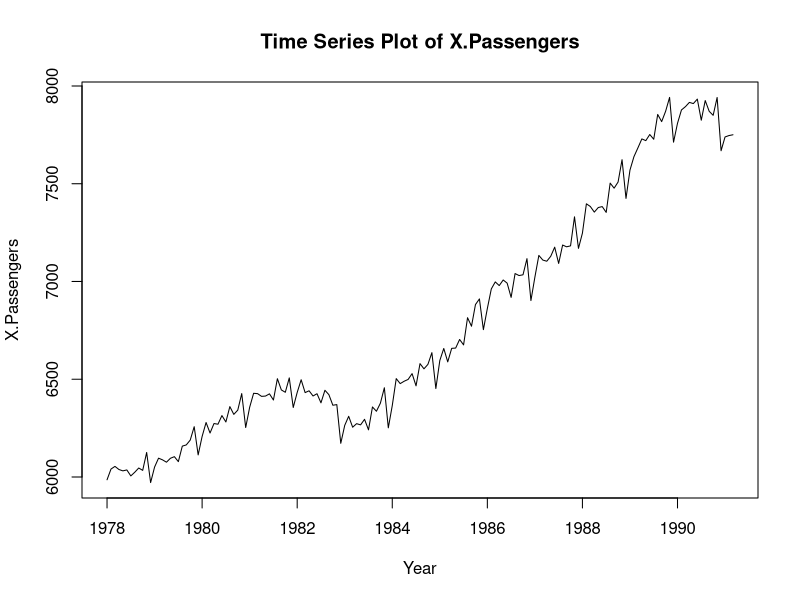
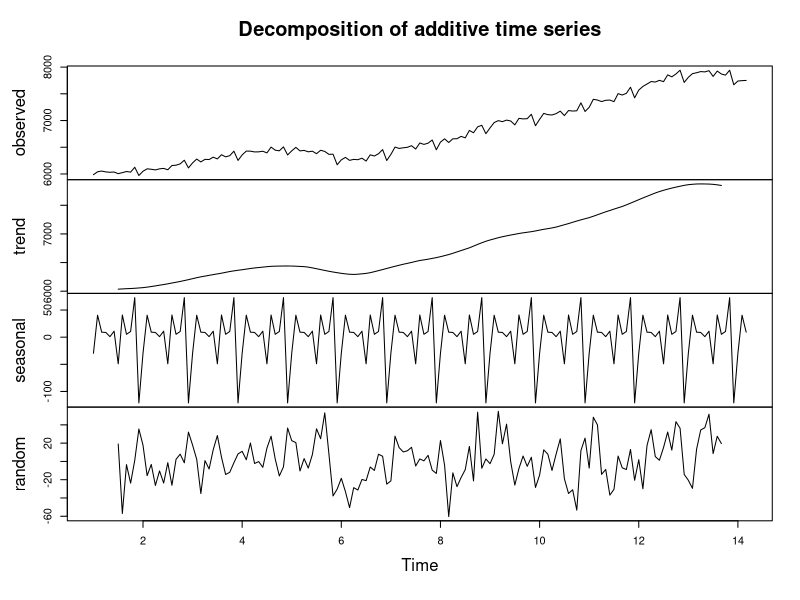
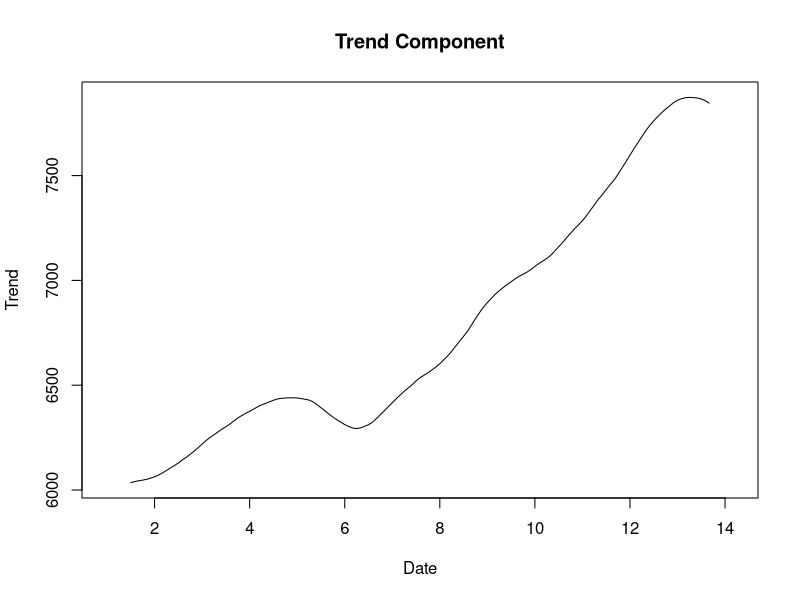
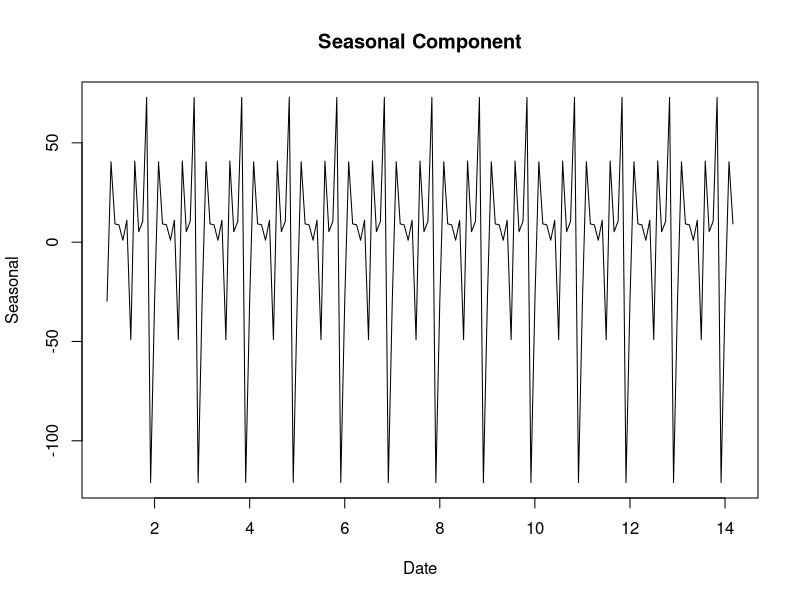
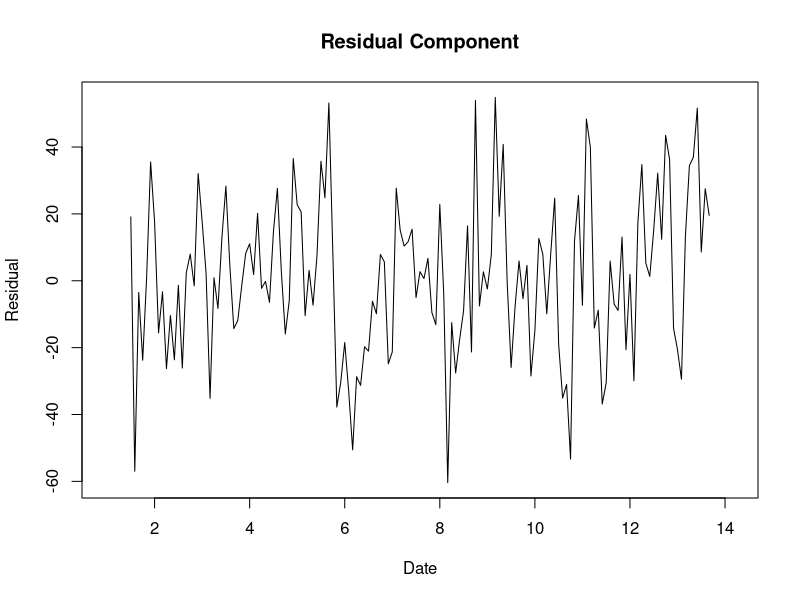
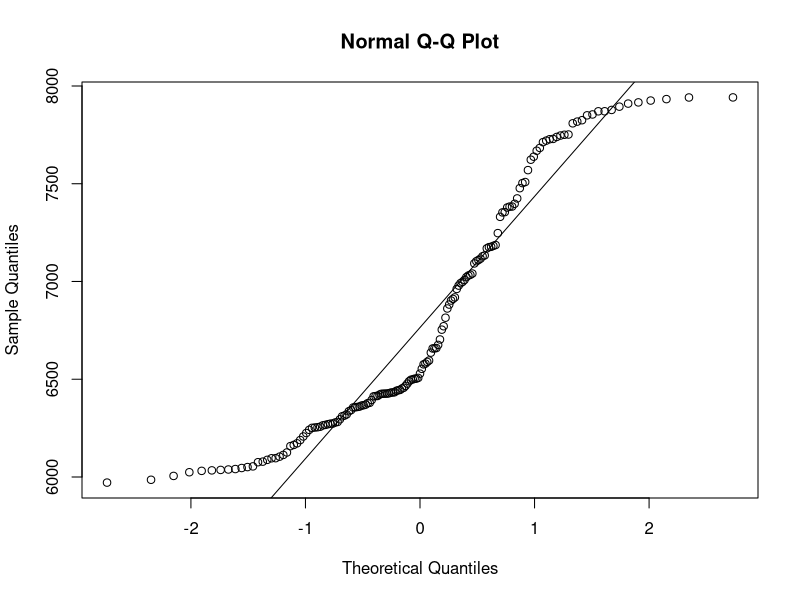
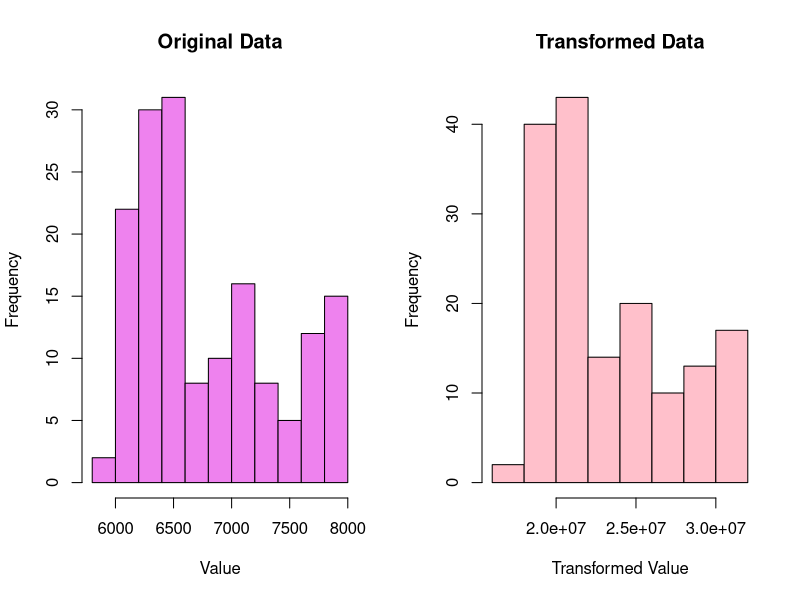
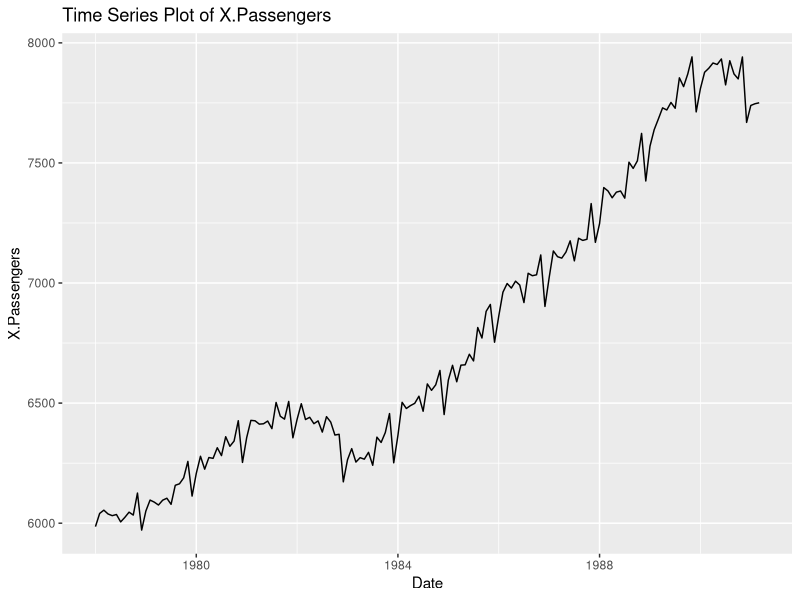

Generate these figures, in order, with R: (Note: this script raises an error after producing the figures.)
#install library
install.packages("ggplot2")
install.packages("lubridate")
install.packages("forecast")
install.packages("ggfortify")
install.packages("tseries")
install.packages("e1071")
install.packages("MASS")
install.packages("lmtest")
install.packages("caTools")

# ------------------------------ Load necessary libraries ----------------------
library(ggplot2)
library(lubridate)
library(forecast)
library(ggfortify)
library(tseries)
library(e1071)
library(MASS)
library(lmtest)
library(caTools)

# ------------------------- Step 0: Import and Split Data ----------------------
## import the data set
data <- read.csv("aus_employment.csv",stringsAsFactors = FALSE)

### Data Understanding ###
ls() # Check my data frame name

str(data) # Check the structure

any(is.na(data)) # Check for missing values

## format the date
data$date <- as.Date(data$date, format = "%m/%d/%Y")

# Create a time series object
data_ts <- ts(data$people_employed, frequency = 12, start = c(1978, 1))

## look the first few rows
head(data_ts)

## Plot Time Series
plot(data_ts, main="Time Series Plot of X.Passengers",xlab="Year", ylab = "X.Passengers")

## Split the data into training and test sets
##### Use the train to do the model then the end use to compare
train <- window(data_ts, start = c(1978, 1), end = c(1988, 12)) # 80% for training
test <- window(data_ts, start = c(1989, 1), end = c(1991, 3)) # 20% for testing

# ------------------------- Step 1 : Visualize the Time Series -------------------------
## Perform seasonal decomposition
ts_data <- ts(data$people_employed, frequency = 12)  # Assuming monthly data (frequency = 12)
decomposition <- decompose(ts_data)
plot(decomposition) # Plot the decomposition components (trend, seasonal, and remainder)

## Visual Inspection of Trend Component
plot(decomposition$trend, main = "Trend Component", xlab = "Date", ylab = "Trend")

## Visual Inspection of Seasonal Component
#### Seasonal from the plot
plot(decomposition$seasonal, main = "Seasonal Component", xlab = "Date", ylab = "Seasonal")

## Visual Inspection of Residual Component
plot(decomposition$random, main = "Residual Component", xlab = "Date", ylab = "Residual")

# ------------------------- Step 2 : Transformations ---------------------------

## CHECK NEED TO DO TRANFORMATION OR NOT  
## check skewness first
skew <- skewness(data$people_employed)
print(skew)

##### Output:  -0.149 indicates that the data is slightly left-skewed. 
##### (-0.149) suggests that the skewness is relatively small, which means the departure from a perfectly symmetric distribution is not severe

## Q-Q plot closely follow the line of equality--> suggests that the dataset is approximately normally distributed
qqnorm(data$people_employed)
qqline(data$people_employed)

## Shapiro-Wilk test --> whether a dataset follows a normal distribution
shapiro.test(data$people_employed)

##### Output: W-statistic is close to 1, which suggests that the data is relatively close to a normal distribution.
##### p-value (p < 0.0001) --> does not follow a normal distribution --> need to do transformation

## DO THE TRANSFORMATION 
original_data <- data$people_employed

## Find the optimal lambda (λ) for Box-Cox transformation
optimal_lambda <- optimize(function(lambda) -sum(log(abs((original_data^lambda - 1) / lambda))), c(-2, 2))$minimum
cat("Optimal lambda (λ) =", optimal_lambda, "\n")

##### Output: Optimal lambda (λ) = 1.99994 

## Transform the data using the optimal lambda
transformed_data <- if (abs(optimal_lambda) > 0.001) {
  (original_data^optimal_lambda - 1) / optimal_lambda
} else {
  log(original_data)
}

## Assign the transformed data back to the dataset
data$people_employed <- transformed_data

## Plot the original and transformed data
par(mfrow = c(1, 2))  # Create a 1x2 grid for side-by-side plots
hist(original_data, main = "Original Data", xlab = "Value", col = "violet")
hist(transformed_data, main = "Transformed Data", xlab = "Transformed Value", col = "pink")
par(mfrow = c(1, 1))  # Reset plotting parameters

ggplot(data = NULL, aes(x = time(data_ts), y = data_ts)) +
  geom_line() +
  labs(x = "Date", y = "X.Passengers") +
  ggtitle("Time Series Plot of X.Passengers")

ggplot(data = NULL, aes(x = time(transformed_data), y = data_ts)) +
  geom_line() +
  labs(x = "Date", y = "X.Passengers") +
  ggtitle("Time Series Plot of X.Passengers")

# ------------------------- Step 3: Check the stationary of series -------------------------
## Examine autocorrelation and partial autocorrelation to identify potential lag values for modeling
acf(data$people_employed, main = "Autocorrelation Function (ACF)", lag.max = 40)
pacf(data$people_employed, main = "Partial Autocorrelation Function (PACF)", lag.max = 40)

## Statistical Tests using adf --> result < 0.05 means stationary
adf.test(data$people_employed)

## examine relationships between values at different time points
lag.plot(data$people_employed, main = "Lag Plot") # using the original data

## Decompose again 
ts_data2 <- ts(data$people_employed, frequency = 12)  # Assuming monthly data (frequency = 12)
decomposition2 <- decompose(ts_data2)
plot(decomposition2) 

checktest <- kpss.test(train, null=c("Level","Trend"))
checktest	 

# Analysis for seasonal - - - - - - - - - - - - - - - - - - - - - - - - - 
summary(decomposition2$seasonal)

## Plot the autocorrelation function (ACF) of the seasonal component
acf(decomposition2$seasonal, main = "ACF of Seasonal Component")

## Plot the partial autocorrelation function (PACF) of the seasonal component
pacf(decomposition2$seasonal, main = "PACF of Seasonal Component")

# Analysis for trend - - - - - - - - - - - - -  - - - - - - - - - - - - 
summary(decomposition2$trend)

## check got missing value or not
any(is.na(decomposition2$trend))

## remove missing value
decomposition2$trend <- na.omit(decomposition2$trend)

## Plot the autocorrelation function- ACF & PACF of the trend component
acf(decomposition2$trend, main = "ACF of Trend Component")
pacf(decomposition2$trend, main = "PACF of Trend Component")

# Analysis for Residual - - - - - - - - - - - - -  - - - - - - - - - - - -
summary(decomposition2$random)

any(is.na(decomposition2$random))
decomposition2$random <- na.omit(decomposition2$random)

## Plot the autocorrelation function- ACF & PACF of the residual component
acf(decomposition2$random, main = "ACF of Residual Component")
pacf(decomposition2$random, main = "PACF of Residual Component")

print(decomposition2)

acf(data$people_employed, main = "Autocorrelation Function (ACF)")
pacf(data$people_employed, main = "Autocorrelation Function (PACF)")

# ------------------------- Step 4 : Find Optimal Parameters -------------------------
## Check the Seasonal then do the First(Seasonal) Differencing
plot(train)
acf(train, lag.max = 40)
pacf(train, lag.max = 40)
checkresiduals(train, lag=24)

adf.test(data_ts)
# use the original data
ndiffs(data_ts)
nsdiffs(data_ts)

#seasonal differencing
z <- ts(diff(data_ts, lag=12))
ts.plot(z, gpars = list(main="First(seasonal) Differences"))
acf(z, main="z", lag.max = 40)
pacf(z, main="z", lag.max = 40)

ndiffs(z)
adf.test(z)

# non seasonal 
z2 <- ts(diff(z))
ts.plot(z2, gpars = list(main="Second(non seasonal) Differences"))
acf(z2, main="z2", lag.max = 40)
pacf(z2, main="z2", lag.max = 40)
ndiffs(z2)
adf.test(z2)


checkresiduals(z, lag=24)


##Guess Arima(p,d,q)(P,D,Q)
##### (p,d,q) --> non seasonal part of model ; d = 0
##### (P,D,Q) --> seasonal part of model ; D = 1
##### p is for AR model --> see PACF; q is for MA model --> see ACF
# lets see the PACF 
# arima(1,0,0)(1, 0, 0)[12]
fit <- arima(x=train, order=c(1,1,0), seasonal = list(order = c(0,1,0), period=12))
fit
summary(fit)

## Diagnostic checking 
## Check Residuals
checkresiduals(fit, lag = 24)

## Identification revisited
# auto arima --> ARIMA(1,1,2)(0,1,1)[12]
fit2<- auto.arima(train, ic="aic", trace = TRUE)
summary(fit2)
auto.arima(train, ic="aic", trace=TRUE)
checkresiduals(fit2, lag=24)

accuracy(fit)
accuracy(fit2)		 


coeftest(fit2)

## Generate forecasts for the next 108 months
forecast_values <- forecast(fit2, h = 84)
print(forecast_values)


## plot the graph out
pdf("larger_plot.pdf", width = 10, height = 6)
plot(forecast_values, main = "ARIMA Forecast", xlab = "Date", ylab = "IPG3113N")
dev.off()

## Holt-Winter Model
## Additive Holt-winters Method 
# Fit the additive Holt-Winters model to the training data
additive_model <- hw(train, seasonal = "additive")

# Forecast the time series for the testing period
additive_forecast <- predict(additive_model, 3)

# Print the forecast
print(additive_forecast)

## Multiplicative Holt-Winters Method
# Fit the multiplicative Holt-Winters model to the training data
multiplicative_model <- hw(train, seasonal = "multiplicative")

# Forecast the time series for the testing period
multiplicative_forecast <- predict(multiplicative_model, 12)

# Print the forecast
print(multiplicative_forecast)

##### Holt-Winters exponential smoothing with trend and multiplicative seasonal component.


#ets
fit4 <- ets(train)
fit4
summary(fit4)
autoplot(fit4)
coef(fit4)
accuracy(fit4)
cbind('Residuals' = residuals(fit4),
      'Forecast errors' = residuals(fit4,type='response')) %>%
  autoplot(facet=TRUE) + xlab("Year") + ylab("")

forecast_values2 <- forecast(fit4, h = 84)
print(forecast_values2)
plot(forecast_values2)

# ------------------------- Step 5 : Diagnostic Checking (Randomness) -------------------------
## Check the Holt-Winter Method residuals
residuals <- checkresiduals(additive_model)
residuals2 <- checkresiduals(multiplicative_model)
residuals3 <- checkresiduals(fit4)



## Convert the residuals object to a numeric vector
numeric_residuals <- as.numeric(residuals)
numeric_residuals2 <- as.numeric(residuals2)

## Perform the Box-Pierce test
bp.test <- Box.test(numeric_residuals, lag = 12)
bp.test2 <- Box.test(numeric_residuals2, lag = 12)

## Print the results of the Box-Pierce test
print(bp.test)
print(bp.test2)

## Perform the Ljung-Box test (same as Box-Pierce test)
ljung_box_test <- Box.test(numeric_residuals, lag = 12, type = "Ljung")
ljung_box_test2 <- Box.test(numeric_residuals2, lag = 12, type = "Ljung")

## Print the results of the Ljung-Box test
print(ljung_box_test)
print(ljung_box_test2)

# ---Step 7 : Consider Alternative Model, Compare and Determine the Best Model ---
## helps to find the most suitable ARIMA model for the data
fit3 <- auto.arima(candy_data)
summary(fit2)
summary(fit4)
forecast(fit4)
auto.arima(data, ic="aic", trace=TRUE)


# ----------------- Step 8(a) : Form Equation for the Best Model -----------------



# ----------------- Step 8(b) : Estimate the model's coefficients -----------------


# ------------------------- Step 9 : Forecasting -------------------------


# ------------------------- Step 10 : Evaluate Model -------------------------
